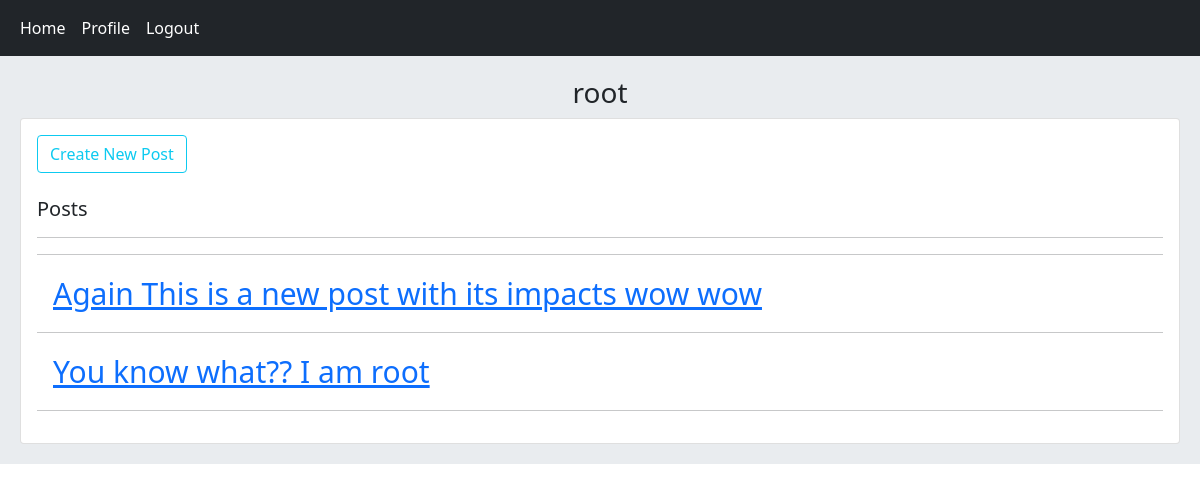
/account/profile/1 (signed in), run on the app's committed database.
### home/models.py (models this page shows, shortened)
class Post(models.Model):
    user = models.ForeignKey(User, on_delete=models.CASCADE, related_name="posts")
    title = models.CharField(max_length=100)
    body = models.TextField()
    slug = models.SlugField()
    created = models.DateTimeField(auto_now_add=True)
    updated = models.DateTimeField(auto_now=True)
    class Meta:
        ordering = ["-updated", "-created"]
    def get_absolute_url(self):
        return reverse("home:post_detail", args=(self.id, self.slug))

### account/views.py (the view)
# urls.py: path("profile/<int:user_id>", views.UserProfileVIew.as_view(), name="user_profile"),
class UserProfileVIew(View):
    def get(self, request, user_id):
        is_following = False
        user = get_object_or_404(User, pk=user_id)
        posts = user.posts.all()
        relation = Relation.objects.filter(from_user=request.user, to_user=user)
        if relation.exists():
            is_following = True
        context = {
            "user" : user,
            "posts" : posts,
            "is_following" : is_following,
        }
        return render(request, "account/user_profile.html", context)

### account/templates/account/user_profile.html (shortened to what this page needs)
{% extends 'base.html' %}
{% block content %}
    <h3 class="text-center">{{user.username}}</h3>
    <div class="card">
        <div class="card-body">
            {% if request.user.pk == user.pk %}
            <a href="{% url 'home:post_create' %}" class="btn btn-outline-info">Create New Post</a><br /><br />
            {% endif %}
            <h5 class="card-title">Posts</h5>
            <hr/><hr/>
            {% for post in posts %}
               <a href="{{post.get_absolute_url}}" class="card-body" style="font-size: 30px;">{{post.title}}</a>
               <hr />
            {% endfor %}
        </div>
    </div>
{% endblock content %}

### data on the page
Post: title "Again This is a new post with its impacts wow wow"
Post: title "You know what?? I am root"

### other printed values
{{ user.username }} "root"
